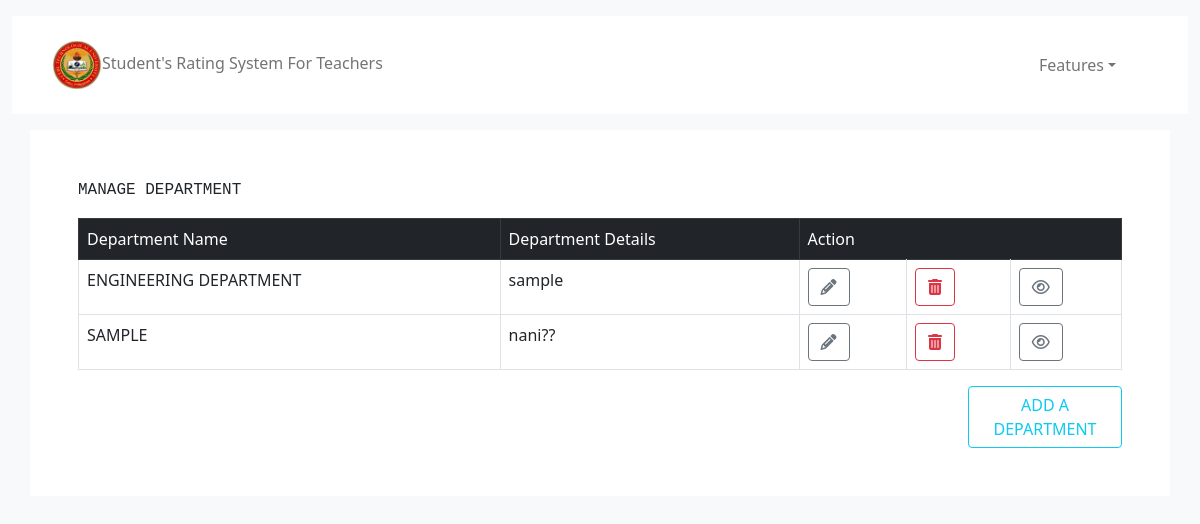
Page /views/manage-departments.php?college_name=COT (signed in) on the committed database.
### tables this page shows
CREATE TABLE `departments` (
  `department_id` int(11) NOT NULL,
  `department_name` varchar(255) NOT NULL,
  `department_details` varchar(255) NOT NULL,
  `department_college` varchar(255) NOT NULL
);

### controller/functions.php (called while the page is built, shortened)
<?php
function get_colleges_department($college){
    $conn = connect_db();
    $college = strtoupper($college);
    $sql = "SELECT * FROM departments WHERE department_college = '$college'";
    $result = $conn->query($sql);
    if ($result->num_rows > 0) {
        $rows = array();
        while ($row = $result->fetch_assoc()) {
            $rows[] = $row;
        }
        return $rows;
    }
}
?>

### views/manage-departments.php (the view, shortened to what this page needs)
<?php include 'html/header.html';
include '../controller/functions.php';
$college = $_GET['college_name'];
?>
<div class="container-fluid my-3">
    <?php include 'admin-navbar.php'; ?>
</div>
<div class="container justify-content-center bg-white p-5">
    <p class="font-monospace">MANAGE DEPARTMENT</p>
    <table class="table table-bordered">
        <thead class="table-dark">
            <td>Department Name</td>
            <td>Department Details</td>
            <td colspan="3">Action</td>
        </thead>
        <?php foreach (get_colleges_department($college) as $row) : ?>
            <tr>
                <td><?php echo $row['department_name'] ?></td>
                <td><?php echo $row['department_details'] ?></td>
                <td><a href="edit-department.php?id=<?php echo $row['department_id'] ?>" class="btn btn-outline-secondary"> <i class="fa fa-pencil" aria-hidden="true"></i> </a></td>
                <td><a href="../controller/delete.php?department_id=<?php echo $row['department_id'] ?>" class="btn btn-outline-danger"> <i class="fa fa-trash" aria-hidden="true"></i> </a></td>
                <td><a href="manage-courses.php?dep_name=<?php echo $row['department_name'] ?>" class="btn btn-outline-secondary"> <i class="fa fa-eye" aria-hidden="true"></i> </a></td>
            </tr>
        <?php endforeach ?>
    </table>
    <div class="row">
        <div class="col-10">
        </div>
        <div class="col-2 d-grid">
            <button type="button" class="btn btn-outline-info" data-bs-toggle="modal" data-bs-target="#modelId">
                ADD A DEPARTMENT
            </button>
        </div>
    </div>
</div>

### rows in the picture
departments: department_name "ENGINEERING DEPARTMENT", department_details "sample"
departments: department_name "SAMPLE", department_details "nani??"
